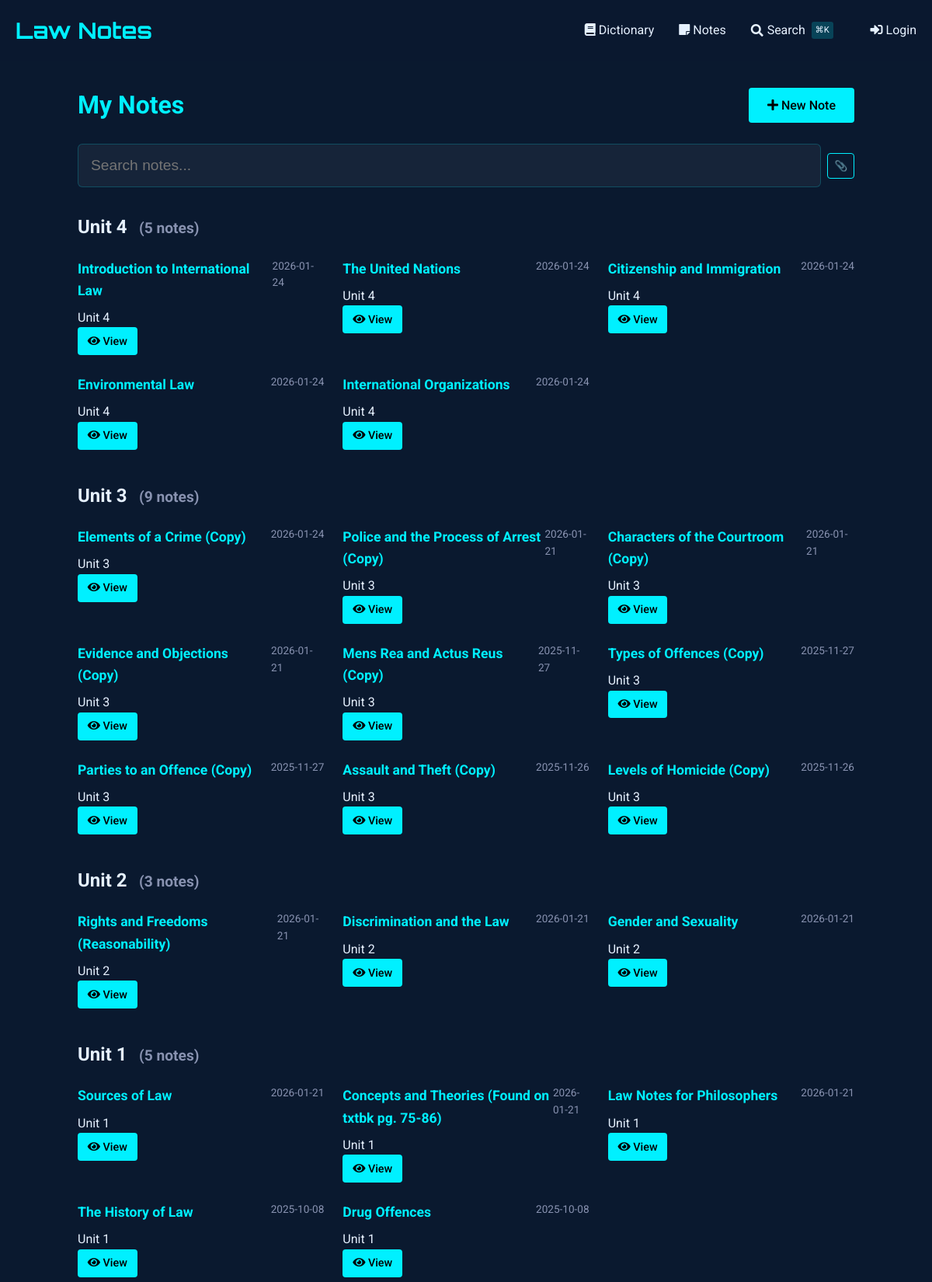
The app's page /notes (upper part) with its own data.
### tables this page shows
CREATE TABLE notes (
    id INTEGER PRIMARY KEY AUTOINCREMENT,
    title TEXT NOT NULL,                -- short title for the note
    content TEXT NOT NULL,              -- the full note text
    unit_number INTEGER,                -- optional: to group with course units
    tags TEXT,                          -- comma-separated or JSON for filtering/search
    related_entries TEXT,               -- store glossary ids (e.g., "1,4,5") for cross-linking
    created_at TIMESTAMP DEFAULT CURRENT_TIMESTAMP,
    last_updated TIMESTAMP DEFAULT CURRENT_TIMESTAMP,
    views INTEGER DEFAULT 0,            -- track popularity
    is_favorite BOOLEAN DEFAULT 0,      -- quick flag for starred notes
    comments TEXT                       -- optional: your own thoughts or annotations
, has_worksheet BOOLEAN DEFAULT 0);

### notes_routes.py (the view)
@notes_bp.route('')
def index():
    db = SQL("sqlite:///notes.db")
    notes = db.execute("""
        SELECT id, title, unit_number,
               strftime('%Y-%m-%d', created_at) as created_date,
               strftime('%Y-%m-%d', last_updated) as last_updated,
               is_favorite, has_worksheet
        FROM notes
        ORDER BY
            CASE WHEN unit_number = '' OR unit_number IS NULL THEN 1 ELSE 0 END,
            CAST(unit_number AS INTEGER) DESC,
            last_updated DESC
    """)
    notes_by_unit = {}
    for note in notes:
        unit = note.get('unit_number', 'Ungrouped')
        if unit not in notes_by_unit:
            notes_by_unit[unit] = []
        notes_by_unit[unit].append(note)
    return render_template('notes/index.html',
                         notes_by_unit=notes_by_unit)

### sql.py (called while the page is built)
def _enable_logging(f):
    import logging
    import functools
    import os
    @functools.wraps(f)
    def decorator(*args, **kwargs):
        try:
            import flask
        except ModuleNotFoundError:
            return f(*args, **kwargs)
        disabled = logging.getLogger("cs50").disabled
        if flask.current_app and os.getenv("FLASK_ENV") == "development":
            logging.getLogger("cs50").disabled = False
        try:
            return f(*args, **kwargs)
        finally:
            logging.getLogger("cs50").disabled = disabled
    return decorator

    def __del__(self):
        self._disconnect()

    def _disconnect(self):
        if hasattr(_data, self._name()):
            getattr(_data, self._name()).close()
            delattr(_data, self._name())

    def _name(self):
        return str(hash(self))

        def connect(dbapi_connection, connection_record):
            try:
                if isinstance(
                    dbapi_connection, sqlite3.Connection
                ):  # If back end is sqlite
                    cursor = dbapi_connection.cursor()
                    cursor.execute("PRAGMA foreign_keys=ON")
                    cursor.close()
            except:
                pass

### templates/notes/index.html (shortened to what this page needs)
{% extends "notes/base.html" %}
{% block content %}
<div class="container" style="max-width: 1000px; margin: 0 auto;">
    <div style="display: flex; justify-content: space-between; align-items: center; margin-bottom: 1.5rem;">
        <h1 style="color: var(--primary); margin: 0;">
            My Notes
        </h1>
        <a href="{{ url_for('notes.add_note') }}" class="btn" style="background: var(--primary); color: #000; text-decoration: none; white-space: nowrap;">
            <i class="fas fa-plus"></i> New Note
        </a>
    </div>
    <div class="search-container">
        <input type="text" id="noteSearch" class="search-input" placeholder="Search notes..." autocomplete="off" style="padding-left: 1rem;">
    </div>
    <div id="notesContainer">
        {% if notes_by_unit %}
            {% for unit, notes in notes_by_unit.items() %}
                <div class="unit-section" data-unit="{{ unit or 'general' }}">
                    <h2 class="unit-header">
                        {% if unit %}
                            Unit {{ unit }}
                        {% else %}
                            General Notes
                        {% endif %}
                        <small class="unit-count" style="font-size: 0.8em; color: #8892b0; margin-left: 0.5em;">
                        </small>
                    </h2>
                    <div class="notes-grid" style="display: grid; grid-template-columns: repeat(auto-fill, minmax(300px, 1fr)); gap: 1.5rem;" data-unit="{{ unit or 'general' }}">
                        {% for note in notes %}
                            <div class="note-card"
                                 data-id="{{ note.id }}"
                                 data-title="{{ note.title|lower }}"
                                 data-content="{{ note.content|lower }}"
                                 data-unit="{{ note.unit_number or 'general' }}"
                                 data-tags="{{ note.tags|default('', true)|lower }}"
                                 data-has-worksheet="{{ 'true' if note.has_worksheet else 'false' }}"
                                 data-date="{{ (note.last_updated or note.created_date)|lower }}"
                                 data-favorite="{{ 'favorite' if note.is_favorite else '' }}">
                                <div style="display: flex; justify-content: space-between; align-items: flex-start;">
                                    <h3 style="margin: 0 0 0.5rem 0; font-size: 1.1rem; color: var(--primary);">
                                        {{ note.title }}
                                    </h3>
                                    <span class="note-date" style="color: #8892b0; font-size: 0.85rem;">
                                        {{ note.last_updated or note.created_date }}
                                    </span>
                                </div>
                                <div class="note-meta">
                                    {% if note.unit_number %}
                                        <span>Unit {{ note.unit_number }}</span>
                                    {% else %}
                                        <span>No unit</span>
                                    {% endif %}
                                </div>
                                <div class="note-actions">
                                    <a href="{{ url_for('notes.view_note', note_id=note.id) }}" class="btn" style="padding: 0.4rem 0.8rem; font-size: 0.9rem;">
                                        <i class="fas fa-eye"></i> View
                                    </a>
                                </div>
                            </div>
                        {% endfor %}
                    </div>
                </div>
            {% endfor %}
        {% endif %}
    </div>
</div>
{% endblock %}

### templates/dictionary/base.html (style rules this page uses)
:root { --primary: #00f0ff; --bg-dark: #0a192f; --text: #e6f1ff; --success: #2ecc71; --error: #e74c3c; }
body { font-family: 'Roboto', sans-serif; background-color: var(--bg-dark); color: var(--text); line-height: 1.6; margin: 0; padding: 0; }
.container { max-width: 1200px; margin: 0 auto; padding: 0 20px; }
.btn { display: inline-block; padding: 0.6rem 1.5rem; background: var(--primary); color: #000; border: none; border-radius: 4px; cursor: pointer; text-decoration: none; font-weight: 500; transition: all 0.3s; }

### templates/notes/index.html (style rules this page uses)
.search-container { margin-bottom: 2rem; position: relative; }
.search-input { width: 100%; padding: 0.8rem 1rem; padding-left: 2.5rem; font-size: 1rem; background: rgba(10, 25, 47, 0.7); border: 1px solid rgba(0, 240, 255, 0.3); border-radius: 4px; color: #e6f1ff; transition: all 0.3s ease; }
.unit-section { margin-bottom: 2.5rem; }

### templates/partials/spotlight_search.html (style rules this page uses)
.search-input { width: 100%; padding: 1rem 1rem 1rem 3rem; font-size: 1.2rem; background: rgba(255, 255, 255, 0.05); border: 1px solid rgba(0, 240, 255, 0.2); border-radius: 6px; color: #e6f1ff; transition: all 0.3s ease; }

### records on screen
notes: title "Introduction to International Law", last_updated "2026-01-24", unit_number "4"
notes: title "The United Nations", last_updated "2026-01-24", unit_number "4"
notes: title "Citizenship and Immigration", last_updated "2026-01-24", unit_number "4"
notes: title "Environmental Law", last_updated "2026-01-24", unit_number "4"
notes: title "International Organizations", last_updated "2026-01-24", unit_number "4"
notes: title "Elements of a Crime (Copy)", last_updated "2026-01-24", unit_number "3"
notes: title "Police and the Process of Arrest (Copy)", last_updated "2026-01-21", unit_number "3"
notes: title "Characters of the Courtroom (Copy)", last_updated "2026-01-21", unit_number "3"
notes: title "Evidence and Objections (Copy)", last_updated "2026-01-21", unit_number "3"
notes: title "Mens Rea and Actus Reus (Copy)", last_updated "2025-11-27", unit_number "3"
notes: title "Types of Offences (Copy)", last_updated "2025-11-27", unit_number "3"
notes: title "Parties to an Offence (Copy)", last_updated "2025-11-27", unit_number "3"
notes: title "Assault and Theft (Copy)", last_updated "2025-11-26", unit_number "3"
notes: title "Levels of Homicide (Copy)", last_updated "2025-11-26", unit_number "3"
notes: title "Rights and Freedoms (Reasonability)", last_updated "2026-01-21", unit_number "2"
notes: title "Discrimination and the Law", last_updated "2026-01-21", unit_number "2"
notes: title "Gender and Sexuality", last_updated "2026-01-21", unit_number "2"
notes: title "Sources of Law", last_updated "2026-01-21", unit_number "1"
notes: title "Concepts and Theories (Found on txtbk pg. 75-86)", last_updated "2026-01-21", unit_number "1"
notes: title "Law Notes for Philosophers", last_updated "2026-01-21", unit_number "1"
notes: title "The History of Law", last_updated "2025-10-08", unit_number "1"
notes: title "Drug Offences", last_updated "2025-10-08", unit_number "1"

### other values on screen
{{ unit }} "4" "3" "2" "1"
